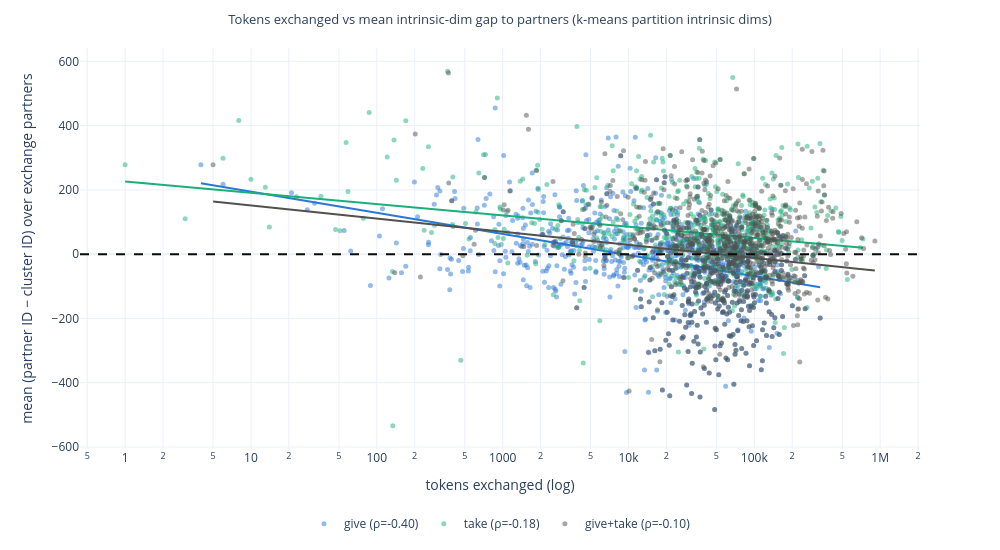
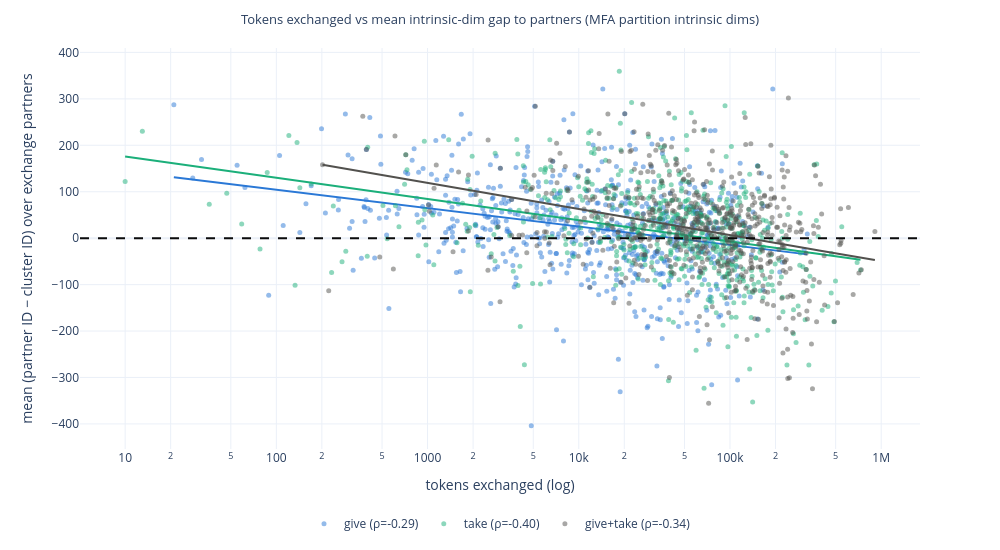

Notebook code for these charts, in order:
### Code cell
if px is not None:
    from scipy.stats import spearmanr

    strata = [
        ("give", "left", COLOR_KMEANS),
        ("take", "joined", COLOR_MFA),
        ("give+take", "churn", COLOR_NEUTRAL),
    ]
    for label, title in [
        ("km", "k-means partition intrinsic dims"),
        ("mfa", "MFA partition intrinsic dims"),
    ]:
        fig = go.Figure()
        for name, xcol, color in strata:
            ycol = f"{'both' if name == 'give+take' else name}_iddiff_{label}"
            sub = per_cluster[["cluster", xcol, ycol]].dropna()
            sub = sub[sub[xcol] > 0]
            x, y, cl = sub[xcol].to_numpy(), sub[ycol].to_numpy(), sub["cluster"].to_numpy()
            rho, _ = spearmanr(x, y)
            fig.add_scatter(
                x=x, y=y, mode="markers",
                name=f"{name} (ρ={rho:.2f})",
                marker=dict(color=color, size=5, opacity=0.5),
                customdata=cl,
                hovertemplate="cluster %{customdata}<br>exchanged=%{x:,}<br>ID gap=%{y:.1f}<extra></extra>",
            )
            # least-squares fit y ~ a*log10(x) + b (linear in the plotted log-x axis)
            lx = np.log10(x)
            a, b = np.polyfit(lx, y, 1)
            xs = np.linspace(lx.min(), lx.max(), 100)
            fig.add_scatter(
                x=10 ** xs, y=a * xs + b, mode="lines",
                line=dict(color=color, width=2),
                name=f"{name} fit", showlegend=False, hoverinfo="skip",
            )
        fig.add_hline(y=0, line_dash="dash", line_color="#0b0b0b")
        fig.update_xaxes(type="log")
        fig.update_layout(
            title=f"Tokens exchanged vs mean intrinsic-dim gap to partners ({title})",
            xaxis_title="tokens exchanged (log)",
            yaxis_title="mean (partner ID − cluster ID) over exchange partners",
            template=PLOT_TEMPLATE,
            width=1000,
            height=550,
            legend=dict(orientation="h", yanchor="top", y=-0.15, xanchor="center", x=0.5),
        )
        save_fig(fig, f"exchange_iddiff_vs_count_{label}")
        fig.show()
